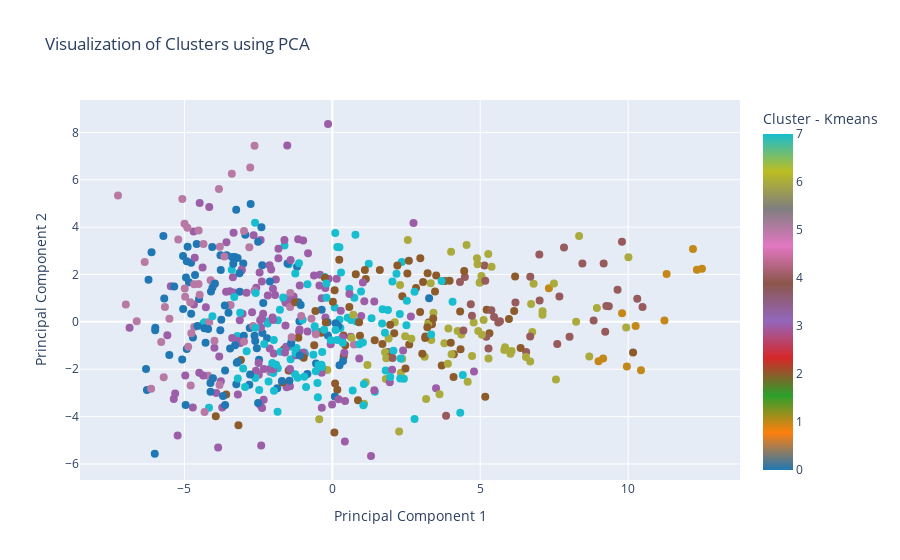

The notebook cell saved with this chart:
### Code cell
clusters_KMeans = Data_Teams_1['Cluster - Kmeans']
comp_KMeans = Data_Teams_1['Comp']
years_KMeans = Data_Teams_1['Season_End_Year']
teams_KMeans = Data_Teams_1['Squad']

# Escalar los datos
scaler = StandardScaler()
X_1_scaled = scaler.fit_transform(X_1)

# Aplicar PCA
pca = PCA(n_components=2)
principal_components = pca.fit_transform(X_1_scaled)

# Crear un DataFrame con los componentes principales
pca_df = pd.DataFrame(data=principal_components, columns=['Principal Component 1', 'Principal Component 2'])
pca_df['Cluster - Kmeans'] = clusters_KMeans
pca_df['Comp'] = comp_KMeans
pca_df['Season_End_Year'] = years_KMeans
pca_df['Team'] = teams_KMeans

# Visualizar los clusters
fig = px.scatter(
    pca_df,
    x='Principal Component 1',
    y='Principal Component 2',
    color='Cluster - Kmeans',
    color_continuous_scale=px.colors.qualitative.D3,  # Usa una paleta que pueda distinguir bien entre 15 clusters
    hover_data=['Comp', 'Season_End_Year', 'Team'],  # Datos que aparecerán en el tooltip
    title='Visualization of Clusters using PCA'
)

fig.update_traces(marker=dict(size=8))  # Ajusta el tamaño de los puntos
fig.update_layout(legend=dict(title='Cluster - Kmeans', orientation="h", y=1.1, xanchor="center", x=0.5))  # Mejorar posición de la leyenda
fig.show()

### Figure 1 — Plotly figure (JSON) as saved in the notebook; plotly's stock layout.template omitted (floating-point values rounded to 4 significant figures; data arrays with more than 128 entries replaced by an {"elided": "..."} marker saying what was removed)
{"data": [{"customdata": {"elided": "588x3 mixed values"}, "hovertemplate": "Principal Component 1=%{x}<br>Principal Component 2=%{y}<br>Comp=%{customdata[0]}<br>Season_End_Year=%{customdata[1]}<br>Team=%{customdata[2]}<br>Cluster - Kmeans=%{marker.color}<extra></extra>", "legendgroup": "", "marker": {"color": {"elided": "588 int values"}, "coloraxis": "coloraxis", "size": 8, "symbol": "circle"}, "mode": "markers", "name": "", "orientation": "v", "showlegend": false, "type": "scatter", "x": {"elided": "588 float values"}, "xaxis": "x", "y": {"elided": "588 float values"}, "yaxis": "y"}], "layout": {"coloraxis": {"colorbar": {"title": {"text": "Cluster - Kmeans"}}, "colorscale": [[0, "#1F77B4"], [0.1111, "#FF7F0E"], [0.2222, "#2CA02C"], [0.3333, "#D62728"], [0.4444, "#9467BD"], [0.5556, "#8C564B"], [0.6667, "#E377C2"], [0.7778, "#7F7F7F"], [0.8889, "#BCBD22"], [1, "#17BECF"]]}, "legend": {"orientation": "h", "title": {"text": "Cluster - Kmeans"}, "tracegroupgap": 0, "x": 0.5, "xanchor": "center", "y": 1.1}, "title": {"text": "Visualization of Clusters using PCA"}, "xaxis": {"anchor": "y", "domain": [0, 1], "title": {"text": "Principal Component 1"}}, "yaxis": {"anchor": "x", "domain": [0, 1], "title": {"text": "Principal Component 2"}}}}
